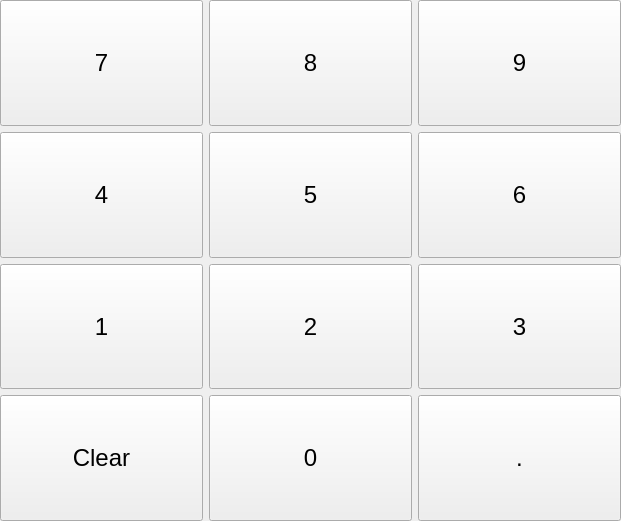
<?xml version="1.0" encoding="UTF-8"?>
<ui version="4.0">
 <class>Widget</class>
 <widget class="QWidget" name="Widget">
  <property name="geometry">
   <rect>
    <x>0</x>
    <y>0</y>
    <width>621</width>
    <height>521</height>
   </rect>
  </property>
  <property name="windowTitle">
   <string>Widget</string>
  </property>
  <widget class="QWidget" name="">
   <property name="geometry">
    <rect>
     <x>0</x>
     <y>0</y>
     <width>621</width>
     <height>521</height>
    </rect>
   </property>
   <layout class="QGridLayout" name="gridLayout">
    <item row="0" column="0">
     <widget class="QPushButton" name="pushButton_7">
      <property name="sizePolicy">
       <sizepolicy hsizetype="Minimum" vsizetype="MinimumExpanding">
        <horstretch>0</horstretch>
        <verstretch>0</verstretch>
       </sizepolicy>
      </property>
      <property name="font">
       <font>
        <pointsize>18</pointsize>
       </font>
      </property>
      <property name="text">
       <string>7</string>
      </property>
     </widget>
    </item>
    <item row="0" column="1">
     <widget class="QPushButton" name="pushButton_8">
      <property name="sizePolicy">
       <sizepolicy hsizetype="Minimum" vsizetype="MinimumExpanding">
        <horstretch>0</horstretch>
        <verstretch>0</verstretch>
       </sizepolicy>
      </property>
      <property name="font">
       <font>
        <pointsize>18</pointsize>
       </font>
      </property>
      <property name="text">
       <string>8</string>
      </property>
     </widget>
    </item>
    <item row="0" column="2">
     <widget class="QPushButton" name="pushButton_9">
      <property name="sizePolicy">
       <sizepolicy hsizetype="Minimum" vsizetype="MinimumExpanding">
        <horstretch>0</horstretch>
        <verstretch>0</verstretch>
       </sizepolicy>
      </property>
      <property name="font">
       <font>
        <pointsize>18</pointsize>
       </font>
      </property>
      <property name="text">
       <string>9</string>
      </property>
     </widget>
    </item>
    <item row="1" column="0">
     <widget class="QPushButton" name="pushButton_4">
      <property name="sizePolicy">
       <sizepolicy hsizetype="Minimum" vsizetype="MinimumExpanding">
        <horstretch>0</horstretch>
        <verstretch>0</verstretch>
       </sizepolicy>
      </property>
      <property name="font">
       <font>
        <pointsize>18</pointsize>
       </font>
      </property>
      <property name="text">
       <string>4</string>
      </property>
     </widget>
    </item>
    <item row="1" column="1">
     <widget class="QPushButton" name="pushButton_5">
      <property name="sizePolicy">
       <sizepolicy hsizetype="Minimum" vsizetype="MinimumExpanding">
        <horstretch>0</horstretch>
        <verstretch>0</verstretch>
       </sizepolicy>
      </property>
      <property name="font">
       <font>
        <pointsize>18</pointsize>
       </font>
      </property>
      <property name="text">
       <string>5</string>
      </property>
     </widget>
    </item>
    <item row="1" column="2">
     <widget class="QPushButton" name="pushButton_6">
      <property name="sizePolicy">
       <sizepolicy hsizetype="Minimum" vsizetype="MinimumExpanding">
        <horstretch>0</horstretch>
        <verstretch>0</verstretch>
       </sizepolicy>
      </property>
      <property name="font">
       <font>
        <pointsize>18</pointsize>
       </font>
      </property>
      <property name="text">
       <string>6</string>
      </property>
     </widget>
    </item>
    <item row="2" column="0">
     <widget class="QPushButton" name="pushButton_1">
      <property name="sizePolicy">
       <sizepolicy hsizetype="Minimum" vsizetype="MinimumExpanding">
        <horstretch>0</horstretch>
        <verstretch>0</verstretch>
       </sizepolicy>
      </property>
      <property name="font">
       <font>
        <pointsize>18</pointsize>
       </font>
      </property>
      <property name="text">
       <string>1</string>
      </property>
     </widget>
    </item>
    <item row="2" column="1">
     <widget class="QPushButton" name="pushButton_2">
      <property name="sizePolicy">
       <sizepolicy hsizetype="Minimum" vsizetype="MinimumExpanding">
        <horstretch>0</horstretch>
        <verstretch>0</verstretch>
       </sizepolicy>
      </property>
      <property name="font">
       <font>
        <pointsize>18</pointsize>
       </font>
      </property>
      <property name="text">
       <string>2</string>
      </property>
     </widget>
    </item>
    <item row="2" column="2">
     <widget class="QPushButton" name="pushButton_3">
      <property name="sizePolicy">
       <sizepolicy hsizetype="Minimum" vsizetype="MinimumExpanding">
        <horstretch>0</horstretch>
        <verstretch>0</verstretch>
       </sizepolicy>
      </property>
      <property name="font">
       <font>
        <pointsize>18</pointsize>
       </font>
      </property>
      <property name="text">
       <string>3</string>
      </property>
     </widget>
    </item>
    <item row="3" column="0">
     <widget class="QPushButton" name="pushButton_Clear">
      <property name="sizePolicy">
       <sizepolicy hsizetype="Minimum" vsizetype="MinimumExpanding">
        <horstretch>0</horstretch>
        <verstretch>0</verstretch>
       </sizepolicy>
      </property>
      <property name="font">
       <font>
        <pointsize>18</pointsize>
       </font>
      </property>
      <property name="text">
       <string>Clear</string>
      </property>
     </widget>
    </item>
    <item row="3" column="1">
     <widget class="QPushButton" name="pushButton_0">
      <property name="sizePolicy">
       <sizepolicy hsizetype="Minimum" vsizetype="MinimumExpanding">
        <horstretch>0</horstretch>
        <verstretch>0</verstretch>
       </sizepolicy>
      </property>
      <property name="font">
       <font>
        <pointsize>18</pointsize>
       </font>
      </property>
      <property name="text">
       <string>0</string>
      </property>
     </widget>
    </item>
    <item row="3" column="2">
     <widget class="QPushButton" name="pushButton_Dot">
      <property name="sizePolicy">
       <sizepolicy hsizetype="Minimum" vsizetype="MinimumExpanding">
        <horstretch>0</horstretch>
        <verstretch>0</verstretch>
       </sizepolicy>
      </property>
      <property name="font">
       <font>
        <pointsize>18</pointsize>
       </font>
      </property>
      <property name="text">
       <string>.</string>
      </property>
     </widget>
    </item>
   </layout>
  </widget>
 </widget>
 <resources/>
 <connections/>
</ui>
